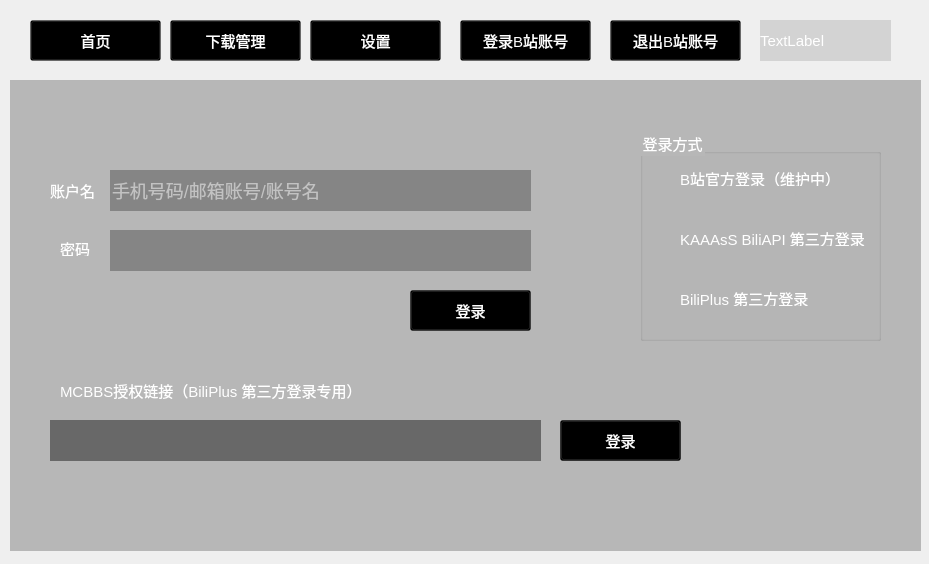
<?xml version="1.0" encoding="UTF-8"?>
<ui version="4.0">
 <class>Form</class>
 <widget class="QWidget" name="Form">
  <property name="geometry">
   <rect>
    <x>0</x>
    <y>0</y>
    <width>929</width>
    <height>564</height>
   </rect>
  </property>
  <property name="windowTitle">
   <string>哔哩哔哩视频下载器 Beta v0.1 作者：菠萝小西瓜  φ(゜▽゜*)♪</string>
  </property>
  <property name="windowIcon">
   <iconset resource="image.qrc">
    <normaloff>:/ico/favicon.ico</normaloff>:/ico/favicon.ico</iconset>
  </property>
  <widget class="QLabel" name="Background">
   <property name="geometry">
    <rect>
     <x>0</x>
     <y>0</y>
     <width>931</width>
     <height>571</height>
    </rect>
   </property>
   <property name="contextMenuPolicy">
    <enum>Qt::NoContextMenu</enum>
   </property>
   <property name="text">
    <string/>
   </property>
   <property name="pixmap">
    <pixmap resource="image.qrc">:/jpg/background.jpg</pixmap>
   </property>
   <property name="scaledContents">
    <bool>true</bool>
   </property>
  </widget>
  <widget class="QLabel" name="Login_Background">
   <property name="geometry">
    <rect>
     <x>10</x>
     <y>80</y>
     <width>911</width>
     <height>471</height>
    </rect>
   </property>
   <property name="styleSheet">
    <string notr="true">background:rgba(0,0,0,60);</string>
   </property>
   <property name="text">
    <string/>
   </property>
  </widget>
  <widget class="QLabel" name="Username_Tips">
   <property name="geometry">
    <rect>
     <x>50</x>
     <y>180</y>
     <width>51</width>
     <height>21</height>
    </rect>
   </property>
   <property name="styleSheet">
    <string notr="true">background:rgba(0,0,0,0);color:white;

font-family: 微软雅黑;

font-size:15px</string>
   </property>
   <property name="text">
    <string>账户名</string>
   </property>
  </widget>
  <widget class="QLabel" name="Password_Tips">
   <property name="geometry">
    <rect>
     <x>60</x>
     <y>240</y>
     <width>31</width>
     <height>16</height>
    </rect>
   </property>
   <property name="styleSheet">
    <string notr="true">background:rgba(0,0,0,0);color:white;

font-family: 微软雅黑;

font-size:15px</string>
   </property>
   <property name="text">
    <string>密码</string>
   </property>
  </widget>
  <widget class="QPushButton" name="Login_in_Button_1">
   <property name="geometry">
    <rect>
     <x>410</x>
     <y>290</y>
     <width>121</width>
     <height>41</height>
    </rect>
   </property>
   <property name="styleSheet">
    <string notr="true">background:rgba(0,0,0,80);color:white;

font-family: 微软雅黑;

font-size:15px</string>
   </property>
   <property name="text">
    <string>登录</string>
   </property>
  </widget>
  <widget class="QGroupBox" name="Sgin_in_Ways">
   <property name="geometry">
    <rect>
     <x>640</x>
     <y>130</y>
     <width>241</width>
     <height>211</height>
    </rect>
   </property>
   <property name="styleSheet">
    <string notr="true">background:rgba(0,0,0,0);color:white;

font-family: 微软雅黑;

font-size:15px</string>
   </property>
   <property name="title">
    <string>登录方式</string>
   </property>
   <widget class="QRadioButton" name="Bilibili">
    <property name="geometry">
     <rect>
      <x>20</x>
      <y>40</y>
      <width>181</width>
      <height>16</height>
     </rect>
    </property>
    <property name="text">
     <string>B站官方登录（维护中）</string>
    </property>
   </widget>
   <widget class="QRadioButton" name="BiliAPI">
    <property name="geometry">
     <rect>
      <x>20</x>
      <y>100</y>
      <width>211</width>
      <height>16</height>
     </rect>
    </property>
    <property name="text">
     <string>KAAAsS BiliAPI 第三方登录</string>
    </property>
   </widget>
   <widget class="QRadioButton" name="Biliplus">
    <property name="geometry">
     <rect>
      <x>20</x>
      <y>160</y>
      <width>151</width>
      <height>16</height>
     </rect>
    </property>
    <property name="text">
     <string>BiliPlus 第三方登录</string>
    </property>
   </widget>
  </widget>
  <widget class="QLabel" name="Biliplus_login_Tips">
   <property name="geometry">
    <rect>
     <x>60</x>
     <y>380</y>
     <width>301</width>
     <height>21</height>
    </rect>
   </property>
   <property name="styleSheet">
    <string notr="true">background:rgba(0,0,0,0);color:white;

font-family: 微软雅黑;

font-size:15px</string>
   </property>
   <property name="text">
    <string>MCBBS授权链接（BiliPlus 第三方登录专用）</string>
   </property>
  </widget>
  <widget class="QPushButton" name="Login_in_Button_2">
   <property name="geometry">
    <rect>
     <x>560</x>
     <y>420</y>
     <width>121</width>
     <height>41</height>
    </rect>
   </property>
   <property name="styleSheet">
    <string notr="true">background:rgba(0,0,0,110);color:white;

font-family: 微软雅黑;

font-size:15px</string>
   </property>
   <property name="text">
    <string>登录</string>
   </property>
  </widget>
  <widget class="QPushButton" name="Setting_Button">
   <property name="geometry">
    <rect>
     <x>310</x>
     <y>20</y>
     <width>131</width>
     <height>41</height>
    </rect>
   </property>
   <property name="styleSheet">
    <string notr="true">background:rgba(0,0,0,30);color:white;

font-family: 微软雅黑;

font-size:15px</string>
   </property>
   <property name="text">
    <string>设置</string>
   </property>
  </widget>
  <widget class="QPushButton" name="Download_Manage_Button">
   <property name="geometry">
    <rect>
     <x>170</x>
     <y>20</y>
     <width>131</width>
     <height>41</height>
    </rect>
   </property>
   <property name="styleSheet">
    <string notr="true">background:rgba(0,0,0,30);color:white;

font-family: 微软雅黑;

font-size:15px</string>
   </property>
   <property name="text">
    <string>下载管理</string>
   </property>
  </widget>
  <widget class="QPushButton" name="Sgin_out_Button">
   <property name="geometry">
    <rect>
     <x>610</x>
     <y>20</y>
     <width>131</width>
     <height>41</height>
    </rect>
   </property>
   <property name="styleSheet">
    <string notr="true">background:rgba(0,0,0,30);color:white;

font-family: 微软雅黑;

font-size:15px</string>
   </property>
   <property name="text">
    <string>退出B站账号</string>
   </property>
  </widget>
  <widget class="QLabel" name="Login_Username">
   <property name="geometry">
    <rect>
     <x>760</x>
     <y>20</y>
     <width>131</width>
     <height>41</height>
    </rect>
   </property>
   <property name="styleSheet">
    <string notr="true">background:rgba(0,0,0,30);color:white;

font-family: 微软雅黑;

font-size:15px</string>
   </property>
   <property name="text">
    <string>TextLabel</string>
   </property>
  </widget>
  <widget class="QPushButton" name="Sgin_in_Button">
   <property name="geometry">
    <rect>
     <x>460</x>
     <y>20</y>
     <width>131</width>
     <height>41</height>
    </rect>
   </property>
   <property name="styleSheet">
    <string notr="true">background:rgba(0,0,0,30);color:white;

font-family: 微软雅黑;

font-size:15px</string>
   </property>
   <property name="text">
    <string>登录B站账号</string>
   </property>
  </widget>
  <widget class="QPushButton" name="Main_Button">
   <property name="geometry">
    <rect>
     <x>30</x>
     <y>20</y>
     <width>131</width>
     <height>41</height>
    </rect>
   </property>
   <property name="styleSheet">
    <string notr="true">background:rgba(0,0,0,30);color:white;

font-family: 微软雅黑;

font-size:15px</string>
   </property>
   <property name="text">
    <string>首页</string>
   </property>
  </widget>
  <widget class="QLineEdit" name="Username_Edit">
   <property name="geometry">
    <rect>
     <x>110</x>
     <y>170</y>
     <width>421</width>
     <height>41</height>
    </rect>
   </property>
   <property name="styleSheet">
    <string notr="true">background:rgba(0,0,0,70);border:none;color:white;

font-family: 微软雅黑;

font-size:18px</string>
   </property>
   <property name="placeholderText">
    <string>手机号码/邮箱账号/账号名</string>
   </property>
  </widget>
  <widget class="QLineEdit" name="Password_Edit">
   <property name="geometry">
    <rect>
     <x>110</x>
     <y>230</y>
     <width>421</width>
     <height>41</height>
    </rect>
   </property>
   <property name="styleSheet">
    <string notr="true">background:rgba(0,0,0,70);border:none;color:white;

font-family: 微软雅黑;

font-size:18px</string>
   </property>
  </widget>
  <widget class="QLineEdit" name="Biliplus_Edit">
   <property name="geometry">
    <rect>
     <x>50</x>
     <y>420</y>
     <width>491</width>
     <height>41</height>
    </rect>
   </property>
   <property name="styleSheet">
    <string notr="true">background:rgba(0,0,0,110);border:none;color:white;

font-family: 微软雅黑;

font-size:18px
</string>
   </property>
  </widget>
  <zorder>Background</zorder>
  <zorder>Login_Background</zorder>
  <zorder>Username_Tips</zorder>
  <zorder>Password_Tips</zorder>
  <zorder>Login_in_Button_1</zorder>
  <zorder>Sgin_in_Ways</zorder>
  <zorder>Biliplus_login_Tips</zorder>
  <zorder>Login_in_Button_2</zorder>
  <zorder>Login_Username</zorder>
  <zorder>Sgin_in_Button</zorder>
  <zorder>Sgin_out_Button</zorder>
  <zorder>Download_Manage_Button</zorder>
  <zorder>Setting_Button</zorder>
  <zorder>Main_Button</zorder>
  <zorder>Username_Edit</zorder>
  <zorder>Password_Edit</zorder>
  <zorder>Biliplus_Edit</zorder>
 </widget>
 <resources>
  <include location="image.qrc"/>
  <include location="image.qrc"/>
 </resources>
 <connections/>
</ui>
